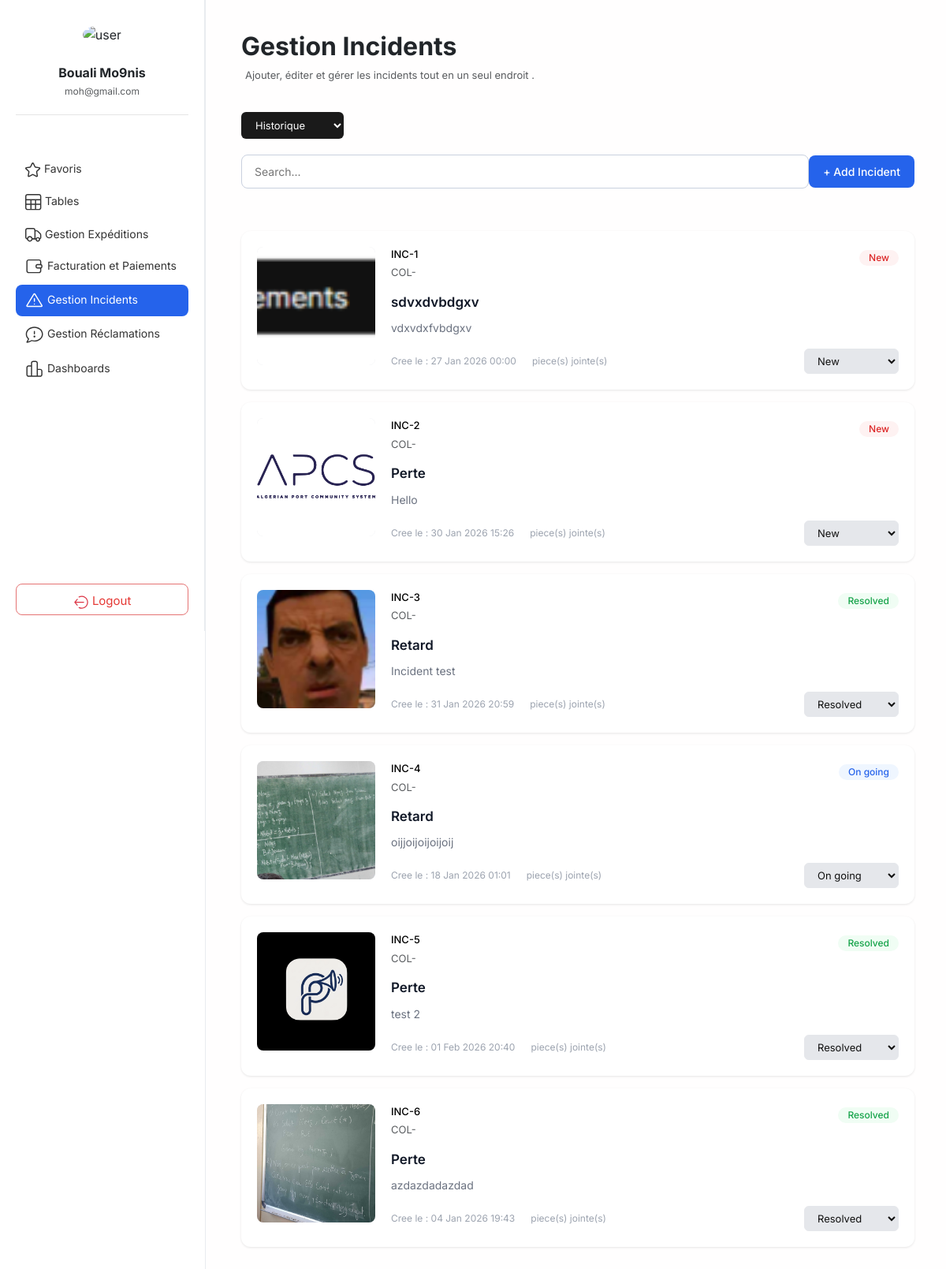
Page /incident/ (signed in) on the committed database.
### core/models/models.py (models this page shows, shortened)
class Incident(models.Model):
    incident_type = models.CharField(max_length=100)
    description = models.TextField()
    incident_date = models.DateTimeField()
    piece_count = models.PositiveIntegerField(default=0)
    photo = models.ImageField(upload_to="incidents/", null=True, blank=True)
    shipment = models.ForeignKey(Shipment, on_delete=models.RESTRICT)
    tour = models.ForeignKey(Tour, on_delete=models.RESTRICT)
    status = models.CharField(max_length=100,default='new')

### core/web/views.py (the view, shortened to what this page needs)
# urls.py: path("incident/", views.list_incidents, name="incident_list"),
def list_incidents(request):
	try:
		Incident = apps.get_model("core", "Incident")
	except LookupError as e:
		raise Http404("Incident model not found (check core/models/models.py).") from e
	db_table = Incident._meta.db_table
	search_query = request.GET.get('search', '').strip()
	incidents = Incident.objects.all()
	if search_query:
		incidents = incidents.filter(
			Q(description__icontains=search_query) |
			Q(status__icontains=search_query)
		)
	page_obj = Paginator(incidents, 10).get_page(request.GET.get("page"))
	return render(request, "incident/incident.html", {"page_obj": page_obj})

### core/web/templates/incident/incident.html (shortened to what this page needs)
{% extends "home.html" %}
{% load static %}
{% block content %}
<link rel="stylesheet" href="{% static 'css/incident.css' %}">
<div class="incident-management">
    <div class="incident-header">
        <h2><b>Gestion Incidents</b></h2>
        <p class="text-muted">Ajouter, éditer et gérer les incidents tout en un seul endroit .</p>
    </div>
    <select name="incident" class="incident-select" onchange="if (this.value) { window.location.href =this.value; }">
        <option value="{% url 'incident_list'%}" selected>Historique</option>
    </select>
    <section class="incident-content">
            <form method="get" class="form-actions">
                <div class="left">
                    <input type="text" name="search" id="search" placeholder="Search..." value="{{ request.GET.search }}">
                </div>
                <div class="right">
                    <button type="button" class="btn primary" id="AddIncidentButton">
                        + Add Incident
                    </button>
                </div>
            </form>
        <div class="incident-list">
            {% for incident in page_obj %}
            <div class="incident-card">
                <div class="incident-img">
                    {% if incident.photo %}
                        <img src="{{ incident.photo.url }}" alt="Incident photo">
                    {% endif %}
                </div>
                <div class="incident-info">
                    <div class="incident-top">
                        <div class="incident-ids">
                            <small style="font-weight: 500; color: black;">INC-{{incident.id}} </small>
                            <small class="text-muted">COL-{{incident.colis_id}}</small>
                        </div>
                        <div class="incident-status">
                            {% if incident.status == 'new' %}
                                <span class="badge new">New</span>
                            {% elif incident.status == 'ongoing' %}
                                <span class="badge ongoing">On going</span>
                            {% else %}
                                <span class="badge resolved">Resolved</span>
                            {% endif %}
                        </div>
                    </div>
                    <h4>{{incident.incident_type}}</h4>
                    <p>{{incident.description}}</p>
                    <div class="incident-footer">
                        <div class="incident-date">
                            <small> Cree le : {{incident.incident_date|date:"d M Y H:i"}}</small>
                            <small> {{incident.piece}} piece(s) jointe(s)</small>
                        </div>
                        <select class="status-select" data-incident-id="{{ incident.id }}" data-original-status="{{ incident.status }}" onchange="updateIncidentStatus(this)">
                            <option value="new" {% if incident.status == 'new' %}selected{% endif %}>New</option>
                            <option value="ongoing" {% if incident.status == 'ongoing' %}selected{% endif %}>On going</option>
                            <option value="resolved" {% if incident.status == 'resolved' %}selected{% endif %}>Resolved</option>
                        </select>
                    </div>
                </div>
            </div>
            {% endfor %}
        </div>
    </section>
</div>
{% endblock %}

### core/web/templates/home.html (shortened to what this page needs)
{% load static %}
<!DOCTYPE html>
<html lang="en">
<head>
    <link href="https://cdn.jsdelivr.net/npm/bootstrap@5.3.2/dist/css/bootstrap.min.css" rel="stylesheet">
    <link rel="stylesheet" href="{% static 'css/home.css' %}">
    <link rel="stylesheet" href="{% static 'css/client.css' %}">
    <link rel="stylesheet" href="https://cdnjs.cloudflare.com/ajax/libs/font-awesome/6.5.0/css/all.min.css" />
</head>
<body>
    <div class="layout">
        <aside class="sidebar">
            <div class="profile">
                <img src="{% static 'images/avatar.png' %}" alt="user">
                <h3>{{ user.first_name |default:"Bouali " }} {{ user.last_name |default:"Mo9nis"}}</h3>
                <p class="text-muted">{{ user.email |default:"mwines@123.com"}}</p>
            </div>
            <nav class="nav-menu">
                <a href="{% url 'favorite_list' %}" class="menu-item ">     Favoris</a>
                <a href="{% url 'table' %}" class="menu-item {% if request.path|slice:':7' == '/table/' %}active{% endif %}">     Tables</a>
                <a href="{% url 'expedition_list' %}" class="menu-item {% if request.path|slice:':12' == '/expedition/' %} active{% endif %}">     Gestion Expéditions</a>
                <a href="{% url 'facturation_view' %}" class="menu-item {% if request.path|slice:':13' == '/facturation/' %}active{% endif %}">
                      Facturation et Paiements</a>
                <a href="{% url 'incident_list' %}" class="menu-item {% if request.path|slice:':10' == '/incident/' %}active{% endif %}">
                     Gestion Incidents</a>
                <a href="{% url 'reclamation_view' %}" class="menu-item {% if request.resolver_match.url_name == 'reclamation_view' %}active{% endif %}">
                     Gestion Réclamations</a>
                {% if  user.profile.role == 'admin' %}
                <a href="{% url 'commercial_dashboard' %}" class="menu-item {% if request.resolver_match.url_name == 'commercial_dashboard' %}active{% endif %}">
                     Dashboards</a>
                {% endif %}
            </nav>
            <div class="logout">
                <a href="{% url 'login' %}"><button>
                    Logout
                </button></a>
            </div>
        </aside>
        <main class="main-content">
            {% block content %}
            {% endblock %}
        </main>
    </div>
</body>
</html>

### core/web/static/css/home.css (style rules this page uses)
* { box-sizing: border-box; }
body { margin: 0; font-family: 'Inter', sans-serif; }
.sidebar { width:260px; height: 100vh; background-color: white; border-right: 1px soli; display: flex; flex-direction: column; justify-content: space-between; padding: 20px; flex: 0 0 260px; position: fixed; top: 0; left: 0; bottom: 0; border-right: 1px solid #e9ecef; box-shadow: none; }
.profile { text-align: center; border-bottom: 1px solid #e5e5e5; padding-bottom: 20px; }
.profile img { width: 70px; height: 70px; padding: 12px; border-radius: 50%; margin-bottom: 10px; }
.profile h3 { margin: 5px 0; font-size: 16px; font-weight: bold; }
.profile p { margin: 0; font-size: 12px; color: #6c757d; }
.nav-menu { display: flex; flex-direction: column; margin-top: -200px; }
.menu-item { text-decoration: none; font-size: 14px; color: #333; padding: 8px 12px; border-radius: 8px; margin-bottom: 3px; transition: 0.3s; }
.menu-item.active { background-color: #2563eb; color: white; }
.logout button { width: 100%; height: 40px; font-size: 15px; line-height: 40px; text-align: center; border: 1px solid #e57373; border-radius: 8px; background-color: white; color: #e53935; cursor: pointer; }
.main-content { flex: 1 1 auto; min-width: 0; width: auto; padding: 20px; overflow: auto; background-color: #fff ; margin-left: 260px; min-height: 100vh; border-left: 1px solid #e9ecef; }

### core/web/static/css/client.css (style rules this page uses)
.main-content { background: #f5f6fa; padding: 30px; }
.form-actions { flex: 1; border-top-left-radius: 12px; border-top-right-radius: 12px; justify-content: space-between; align-items: center; box-shadow: 0 2px 8px rgba(0, 0, 0, 0.1); }
.left { display: flex; gap: 10px; }
.left input { width: 450px; padding: 6px 10px; }
.right { display: flex; gap: 10px; }
.btn { padding: 8px 12px; border-radius: 8px; font-size: 13px; border: none; cursor: pointer; }
.btn.primary { background: #2563eb; color: white; }

### core/web/templates/incident/incident.html (style rules this page uses)
.main-content { background-color: #fffefe !important; }
.incident-management .form-actions { box-shadow: none !important; }
.incident-management .form-actions input, .incident-management .form-actions select, .incident-management .form-actions button, .incident-management .form-actions .btn { box-shadow: none !important; -webkit-box-shadow: none !important; }

### rows in the picture
Incident: photo (picture), id "1", shows "New", incident_type "sdvxdvbdgxv", description "vdxvdxfvbdgxv", incident_date "27 Jan 2026 00:00", status+id "New"
Incident: photo (picture), id "2", shows "New", incident_type "Perte", description "Hello", incident_date "30 Jan 2026 15:26", status+id "New"
Incident: photo (picture), id "3", shows "Resolved", incident_type "Retard", description "Incident test", incident_date "31 Jan 2026 20:59", status+id "Resolved"
Incident: photo (picture), id "4", shows "On going", incident_type "Retard", description "oijjoijoijoijoij", incident_date "18 Jan 2026 01:01", status+id "On going"
Incident: photo (picture), id "5", shows "Resolved", incident_type "Perte", description "test 2", incident_date "01 Feb 2026 20:40", status+id "Resolved"
Incident: photo (picture), id "6", shows "Resolved", incident_type "Perte", description "azdazdadazdad", incident_date "04 Jan 2026 19:43", status+id "Resolved"

### other values in the picture
{{ user.first_name |default:"Bouali " }} "Bouali"
{{ user.last_name |default:"Mo9nis" }} "Mo9nis"
{{ user.email |default:"mwines@123.com" }} "moh@gmail.com"
